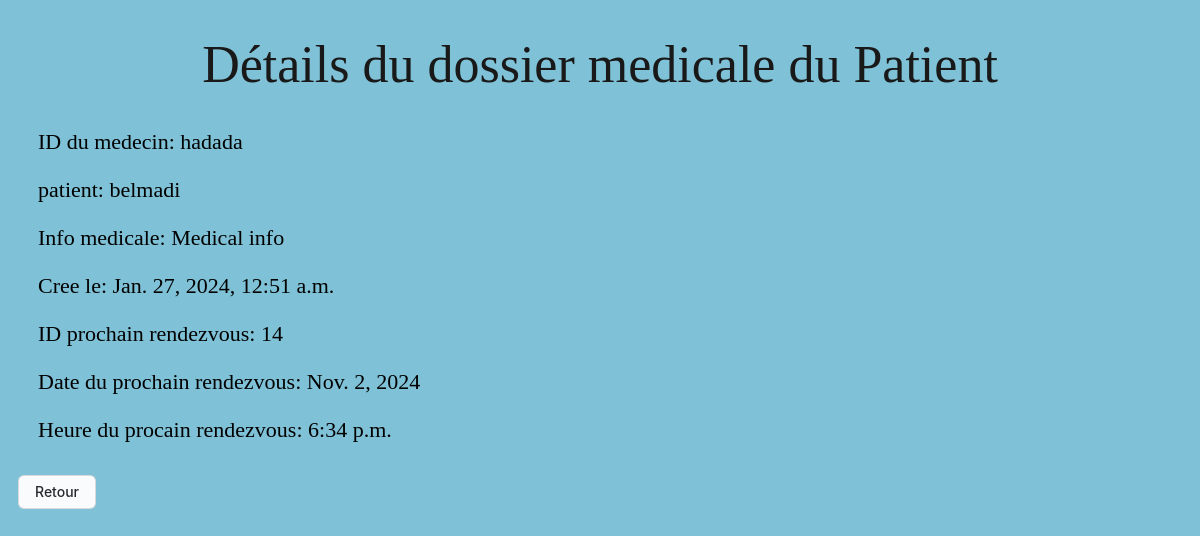
The app's page /details_dossier_medicale/2/ with its own data.
### app/models.py (models this page shows, shortened)
class DossierMedical(models.Model):
    dossierID= models.CharField(primary_key=True,max_length=20, unique=True)
    medical_info = models.TextField()
    created_at = models.DateTimeField(default=datetime.datetime.now)
    patientID = models.ForeignKey(Patient, on_delete=models.CASCADE)
    rendezvousID = models.ForeignKey(RendezVous, on_delete=models.CASCADE, null=True, blank=True)

class RendezVous(models.Model):
    renderVousID= models.CharField(primary_key=True,max_length=20, unique=True)
    date = models.DateField()
    time = models.TimeField()
    status = models.CharField(max_length=20, choices = STATUE_CHOICES, default = 'en attente')  # confirmé, en attente
    created_at = models.DateTimeField(default=datetime.datetime.now)
    patientID = models.ForeignKey(Patient, on_delete=models.CASCADE)
    medecinID = models.ForeignKey(Medecin, on_delete=models.CASCADE)
    def __str__(self):
         return self.renderVousID

class Medecin(models.Model):
    medecinID= models.CharField(primary_key=True,max_length=20, unique=True)
    first_name= models.CharField(max_length = 50, null = True)
    last_name= models.CharField(max_length = 50, null = True)
    phone_number = models.CharField(max_length=20)
    def __str__(self):
         return self.last_name

class Patient(models.Model):
    patientID= models.CharField(primary_key=True,max_length=20, unique=True)
    first_name= models.CharField(max_length = 50, null = True)
    last_name= models.CharField(max_length = 50, null = True)
    age = models.PositiveSmallIntegerField( null = True)
    address = models.CharField(max_length=255)
    phone_number = models.CharField(max_length=20)

### app/views.py (the view)
# urls.py: path('details_dossier_medicale/<int:dossierID>/',views.details_dossier_medicale, name="details_d"),
def details_dossier_medicale(request, dossierID):
    dossier = get_object_or_404(DossierMedical, dossierID=dossierID)
    return render(request, 'details_dossier_medicale.html', {'dossier': dossier})

### app/templates/details_dossier_medicale.html (shortened to what this page needs)
{% load static %}
<!DOCTYPE html>
<html lang="en">
<head>
    <link rel="stylesheet" type="text/css" href="{% static 'css/base.css' %}">
</head>
<body>
    <h1>Détails du dossier medicale du Patient</h1>
    <p>ID du medecin: {{ dossier.rendezvousID.medecinID }}</p>
    <p>patient: {{ dossier.patientID.last_name }}</p>
    <p>Info medicale: {{ dossier.medical_info }}</p>
    <p>Cree le: {{ dossier.created_at }}</p>
    <p>ID prochain rendezvous: {{ dossier.rendezvousID }}</p>
    <p>Date du prochain rendezvous: {{ dossier.rendezvousID.date }}</p>
    <p>Heure du procain rendezvous: {{ dossier.rendezvousID.time }}</p>
    <form action="{% url 'lst_dm'  %}" >
        <button class="b" type="submit">Retour</button>
      </form>
</body>
</html>

### app/static/css/base.css (style rules this page uses)
body { background-color: rgba(33, 148, 184, 0.575); }
.b { background-color: #FAFBFC; border: 1px solid rgba(27, 31, 35, 0.15); border-radius: 6px; box-sizing: border-box; color: #24292E; font-family: -apple-system, system-ui, "Segoe UI", Helvetica, Arial, sans-serif, "Apple Color Emoji", "Segoe UI Emoji"; font-size: 14px; font-weight: 500; line-height: 20px; padding: 6px 16px; position: relative; margin: 10px; }
h1 { color: #191919; font-size: 52px; font-weight: 400; font-family: "Apple Color Emoji", "Segoe UI Emoji"; text-align: center; }
p { font-size: 22px; margin-left: 30px; }

### records on screen
DossierMedical: rendezvousID.medecinID "hadada", patientID.last_name "belmadi", medical_info "Medical info", created_at "Jan. 27, 2024, 12:51 a.m.", rendezvousID "14", rendezvousID "Nov. 2, 2024", rendezvousID.time "6:34 p.m."
